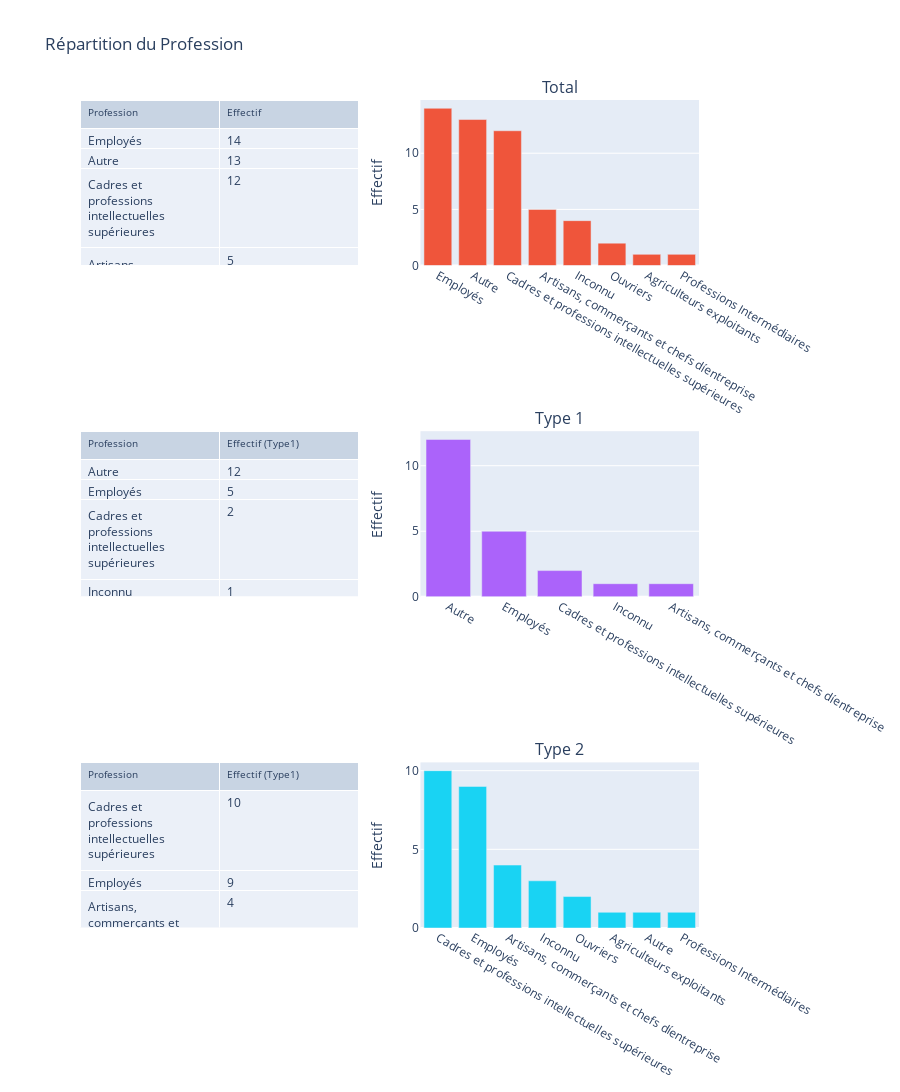

Notebook code cell kept with this figure:
### Code cell
fig_job.add_trace(
    go.Table(
    header=dict(values=["Profession", "Effectif"],
                font=dict(size=10),
                align='left'),
    cells=dict(values=[job_df[k].tolist() for k in job_df.columns[0:]], align = "left"))
, row=1, col=1)

fig_job.add_trace(
    go.Bar(x=job_df["Profession"], y=job_df["Effectif"])
, row=1, col=2)


fig_job.add_trace(
    go.Table(
    header=dict(values=["Profession", "Effectif (Type1)"],
                font=dict(size=10),
                align='left'),
    cells=dict(values=[job_df1[k].tolist() for k in job_df1.columns[0:]], align = "left"))
, row=2, col=1)

fig_job.add_trace(
    go.Bar(x=job_df1["Profession"], y=job_df1["Effectif"])
, row=2, col=2)

fig_job.add_trace(
    go.Table(
    header=dict(values=["Profession", "Effectif (Type1)"],
                font=dict(size=10),
                align='left'),
    cells=dict(values=[job_df2[k].tolist() for k in job_df2.columns[0:]], align = "left"))
, row=3, col=1)

fig_job.add_trace(
    go.Bar(x=job_df2["Profession"], y=job_df2["Effectif"])
, row=3, col=2)


fig_job.update_yaxes(title_text="Effectif", row=1, col=2)
fig_job.update_yaxes(title_text="Effectif", row=2, col=2)
fig_job.update_yaxes(title_text="Effectif", row=3, col=2)

fig_job.update_layout(
    height=1200,
    showlegend=False,
    title_text="Répartition des professions",
)

### Figure 1 — Plotly figure (JSON) as saved in the notebook; plotly's stock layout.template omitted (floating-point values rounded to 4 significant figures)
{"data": [{"cells": {"align": "left", "values": [["Employés", "Autre", "Cadres et professions intellectuelles supérieures", "Artisans, commerçants et chefs díentreprise", "Inconnu", "Ouvriers", "Agriculteurs exploitants", "Professions Intermédiaires"], [14, 13, 12, 5, 4, 2, 1, 1]]}, "domain": {"x": [0, 0.45], "y": [0.8, 1]}, "header": {"align": "left", "font": {"size": 10}, "values": ["Profession", "Effectif"]}, "type": "table"}, {"type": "bar", "x": ["Employés", "Autre", "Cadres et professions intellectuelles supérieures", "Artisans, commerçants et chefs díentreprise", "Inconnu", "Ouvriers", "Agriculteurs exploitants", "Professions Intermédiaires"], "xaxis": "x", "y": [14, 13, 12, 5, 4, 2, 1, 1], "yaxis": "y"}, {"cells": {"align": "left", "values": [["Autre", "Employés", "Cadres et professions intellectuelles supérieures", "Inconnu", "Artisans, commerçants et chefs díentreprise"], [12, 5, 2, 1, 1]]}, "domain": {"x": [0, 0.45], "y": [0.4, 0.6]}, "header": {"align": "left", "font": {"size": 10}, "values": ["Profession", "Effectif (Type1)"]}, "type": "table"}, {"type": "bar", "x": ["Autre", "Employés", "Cadres et professions intellectuelles supérieures", "Inconnu", "Artisans, commerçants et chefs díentreprise"], "xaxis": "x2", "y": [12, 5, 2, 1, 1], "yaxis": "y2"}, {"cells": {"align": "left", "values": [["Cadres et professions intellectuelles supérieures", "Employés", "Artisans, commerçants et chefs díentreprise", "Inconnu", "Ouvriers", "Agriculteurs exploitants", "Autre", "Professions Intermédiaires"], [10, 9, 4, 3, 2, 1, 1, 1]]}, "domain": {"x": [0, 0.45], "y": [0, 0.2]}, "header": {"align": "left", "font": {"size": 10}, "values": ["Profession", "Effectif (Type1)"]}, "type": "table"}, {"type": "bar", "x": ["Cadres et professions intellectuelles supérieures", "Employés", "Artisans, commerçants et chefs díentreprise", "Inconnu", "Ouvriers", "Agriculteurs exploitants", "Autre", "Professions Intermédiaires"], "xaxis": "x3", "y": [10, 9, 4, 3, 2, 1, 1, 1], "yaxis": "y3"}], "layout": {"annotations": [{"font": {"size": 16}, "showarrow": false, "text": "Total", "x": 0.775, "xanchor": "center", "xref": "paper", "y": 1, "yanchor": "bottom", "yref": "paper"}, {"font": {"size": 16}, "showarrow": false, "text": "Type 1", "x": 0.775, "xanchor": "center", "xref": "paper", "y": 0.6, "yanchor": "bottom", "yref": "paper"}, {"font": {"size": 16}, "showarrow": false, "text": "Type 2", "x": 0.775, "xanchor": "center", "xref": "paper", "y": 0.2, "yanchor": "bottom", "yref": "paper"}], "height": 1200, "showlegend": false, "title": {"text": "Répartition du Profession"}, "xaxis": {"anchor": "y", "domain": [0.55, 1]}, "xaxis2": {"anchor": "y2", "domain": [0.55, 1]}, "xaxis3": {"anchor": "y3", "domain": [0.55, 1]}, "yaxis": {"anchor": "x", "domain": [0.8, 1], "title": {"text": "Effectif"}}, "yaxis2": {"anchor": "x2", "domain": [0.4, 0.6], "title": {"text": "Effectif"}}, "yaxis3": {"anchor": "x3", "domain": [0, 0.2], "title": {"text": "Effectif"}}}}
